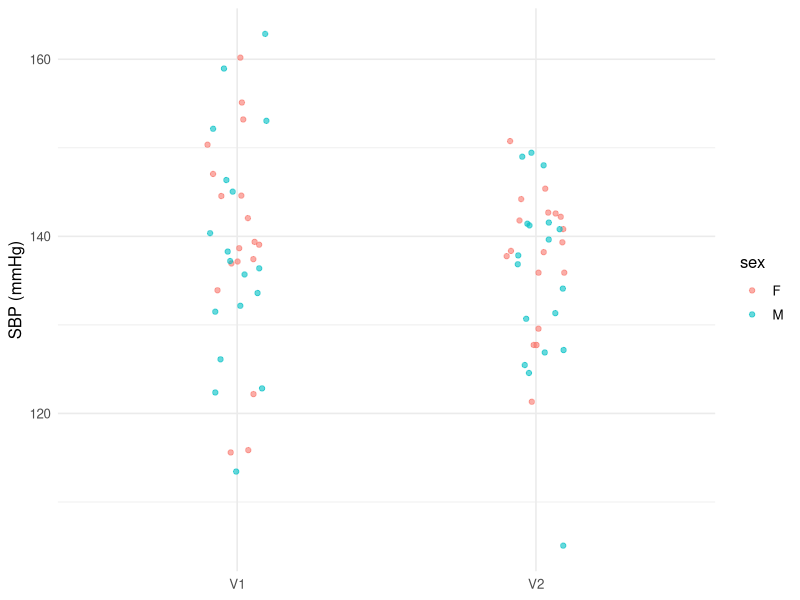
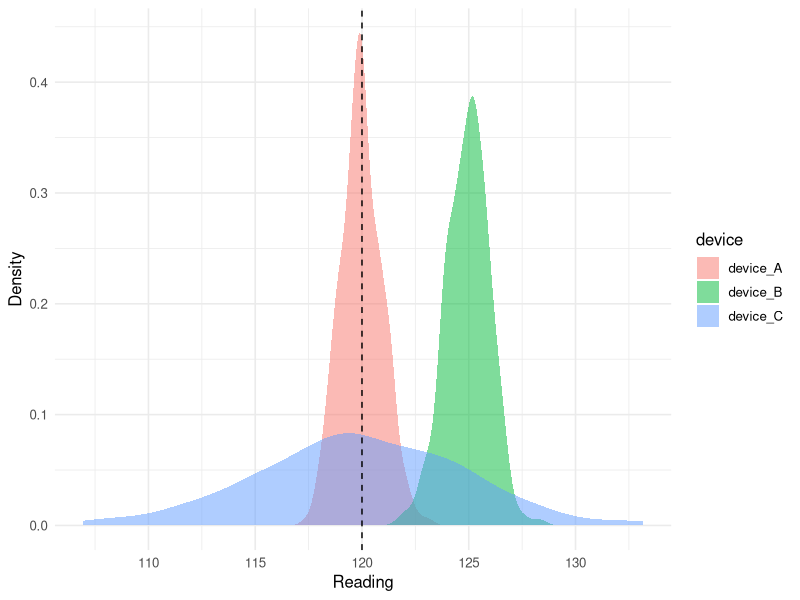

Reproduce these figures in R, in order.
## ---- chunk 1
#| label: setup
library(tidyverse)
set.seed(42)
theme_set(theme_minimal(base_size = 12))
## ---- chunk 2
clinic <- tibble(
  id = sprintf("P%02d", 1:12),
  sex = sample(c("F", "M"), 12, replace = TRUE),
  visit1_sbp1 = rnorm(12, 140, 10),
  visit1_sbp2 = rnorm(12, 140, 10),
  visit1_sbp3 = rnorm(12, 140, 10),
  visit2_sbp1 = rnorm(12, 135, 10),
  visit2_sbp2 = rnorm(12, 135, 10),
  visit2_sbp3 = rnorm(12, 135, 10)
)
clinic |> select(id, starts_with("visit1")) |> head(3)
## ---- chunk 3
long <- clinic |>
  pivot_longer(
    cols = starts_with("visit"),
    names_to = c("visit", "reading"),
    names_pattern = "visit(\\d)_sbp(\\d)",
    values_to = "sbp"
  ) |>
  mutate(visit = factor(paste0("V", visit)),
         reading = as.integer(reading))
head(long)
## ---- chunk 4
#| fig-width: 6
#| fig-height: 3.5
long |>
  ggplot(aes(visit, sbp, colour = sex)) +
  geom_jitter(width = 0.1, alpha = 0.6) +
  labs(x = NULL, y = "SBP (mmHg)")
## ---- chunk 5
# Collapse three readings per visit to a mean.
by_visit <- long |>
  group_by(id, visit, sex) |>
  summarise(sbp_mean = mean(sbp), .groups = "drop")

# Pivot back to wide if the downstream analysis needs it.
wide <- by_visit |> pivot_wider(names_from = visit, values_from = sbp_mean)
head(wide)
## ---- chunk 6
truth <- 120
n <- 500
devices <- tibble(
  device_A = rnorm(n, mean = 120, sd = 1),   # accurate & precise
  device_B = rnorm(n, mean = 125, sd = 1),   # precise, biased
  device_C = rnorm(n, mean = 120, sd = 5)    # accurate on average, imprecise
) |>
  pivot_longer(everything(), names_to = "device", values_to = "reading")

summary_table <- devices |>
  group_by(device) |>
  summarise(mean = mean(reading),
            sd = sd(reading),
            bias = mean(reading) - truth,
            rmse = sqrt(mean((reading - truth)^2)))
summary_table
## ---- chunk 7
#| fig-width: 6
#| fig-height: 3.5
devices |>
  ggplot(aes(reading, fill = device)) +
  geom_density(alpha = 0.5, colour = NA) +
  geom_vline(xintercept = truth, linetype = 2) +
  labs(x = "Reading", y = "Density")
## ---- chunk 8
sessionInfo()
